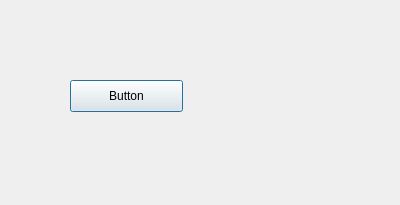
<?xml version="1.0" encoding="UTF-8"?>
<ui version="4.0">
 <class>Dialog</class>
 <widget class="QDialog" name="Dialog">
  <property name="geometry">
   <rect>
    <x>0</x>
    <y>0</y>
    <width>400</width>
    <height>205</height>
   </rect>
  </property>
  <property name="windowTitle">
   <string>Dialog</string>
  </property>
  <widget class="QPushButton" name="btn">
   <property name="geometry">
    <rect>
     <x>70</x>
     <y>80</y>
     <width>113</width>
     <height>32</height>
    </rect>
   </property>
   <property name="text">
    <string>Button</string>
   </property>
  </widget>
 </widget>
 <resources/>
 <connections/>
</ui>
